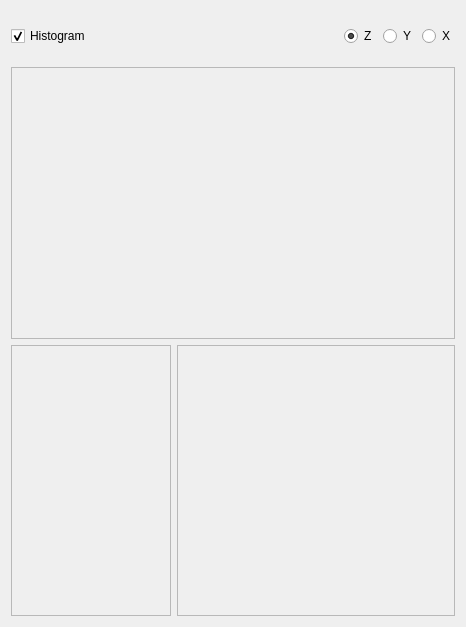
<ui version="4.0" >
 <class>RemapWidget</class>
 <widget class="QWidget" name="RemapWidget" >
  <property name="geometry" >
   <rect>
    <x>0</x>
    <y>0</y>
    <width>466</width>
    <height>627</height>
   </rect>
  </property>
  <property name="windowTitle" >
   <string>Remap Raw Volume</string>
  </property>
  <layout class="QVBoxLayout" >
   <item>
    <layout class="QHBoxLayout" >
     <item>
      <widget class="QCheckBox" name="checkBox" >
       <property name="sizePolicy" >
        <sizepolicy vsizetype="Fixed" hsizetype="Fixed" >
         <horstretch>0</horstretch>
         <verstretch>0</verstretch>
        </sizepolicy>
       </property>
       <property name="minimumSize" >
        <size>
         <width>70</width>
         <height>30</height>
        </size>
       </property>
       <property name="maximumSize" >
        <size>
         <width>100</width>
         <height>30</height>
        </size>
       </property>
       <property name="focusPolicy" >
        <enum>Qt::ClickFocus</enum>
       </property>
       <property name="text" >
        <string>Histogram</string>
       </property>
       <property name="checked" >
        <bool>true</bool>
       </property>
      </widget>
     </item>
     <item>
      <widget class="QWidget" native="1" name="colorFrame" >
       <property name="sizePolicy" >
        <sizepolicy vsizetype="Preferred" hsizetype="Expanding" >
         <horstretch>0</horstretch>
         <verstretch>0</verstretch>
        </sizepolicy>
       </property>
       <property name="minimumSize" >
        <size>
         <width>200</width>
         <height>50</height>
        </size>
       </property>
       <property name="maximumSize" >
        <size>
         <width>16777215</width>
         <height>50</height>
        </size>
       </property>
      </widget>
     </item>
     <item>
      <spacer>
       <property name="orientation" >
        <enum>Qt::Horizontal</enum>
       </property>
       <property name="sizeHint" >
        <size>
         <width>40</width>
         <height>20</height>
        </size>
       </property>
      </spacer>
     </item>
     <item>
      <widget class="QRadioButton" name="butZ" >
       <property name="text" >
        <string>Z</string>
       </property>
       <property name="checked" >
        <bool>true</bool>
       </property>
      </widget>
     </item>
     <item>
      <widget class="QRadioButton" name="butY" >
       <property name="text" >
        <string>Y</string>
       </property>
      </widget>
     </item>
     <item>
      <widget class="QRadioButton" name="butX" >
       <property name="text" >
        <string>X</string>
       </property>
      </widget>
     </item>
    </layout>
   </item>
   <item>
    <widget class="QFrame" name="histogramFrame" >
     <property name="maximumSize" >
      <size>
       <width>16777215</width>
       <height>300</height>
      </size>
     </property>
     <property name="focusPolicy" >
      <enum>Qt::StrongFocus</enum>
     </property>
     <property name="frameShape" >
      <enum>QFrame::StyledPanel</enum>
     </property>
     <property name="frameShadow" >
      <enum>QFrame::Plain</enum>
     </property>
     <property name="lineWidth" >
      <number>2</number>
     </property>
     <property name="midLineWidth" >
      <number>0</number>
     </property>
    </widget>
   </item>
   <item>
    <layout class="QHBoxLayout" >
     <item>
      <widget class="QFrame" name="sliderFrame" >
       <property name="sizePolicy" >
        <sizepolicy vsizetype="Preferred" hsizetype="Preferred" >
         <horstretch>0</horstretch>
         <verstretch>0</verstretch>
        </sizepolicy>
       </property>
       <property name="minimumSize" >
        <size>
         <width>100</width>
         <height>16</height>
        </size>
       </property>
       <property name="maximumSize" >
        <size>
         <width>160</width>
         <height>16777215</height>
        </size>
       </property>
       <property name="frameShape" >
        <enum>QFrame::StyledPanel</enum>
       </property>
       <property name="frameShadow" >
        <enum>QFrame::Plain</enum>
       </property>
      </widget>
     </item>
     <item>
      <widget class="QFrame" name="imageFrame" >
       <property name="focusPolicy" >
        <enum>Qt::StrongFocus</enum>
       </property>
       <property name="frameShape" >
        <enum>QFrame::StyledPanel</enum>
       </property>
       <property name="frameShadow" >
        <enum>QFrame::Plain</enum>
       </property>
       <property name="lineWidth" >
        <number>21</number>
       </property>
      </widget>
     </item>
    </layout>
   </item>
  </layout>
 </widget>
 <resources/>
 <connections>
  <connection>
   <sender>checkBox</sender>
   <signal>toggled(bool)</signal>
   <receiver>histogramFrame</receiver>
   <slot>setVisible(bool)</slot>
   <hints>
    <hint type="sourcelabel" >
     <x>22</x>
     <y>135</y>
    </hint>
    <hint type="destinationlabel" >
     <x>31</x>
     <y>107</y>
    </hint>
   </hints>
  </connection>
 </connections>
</ui>
